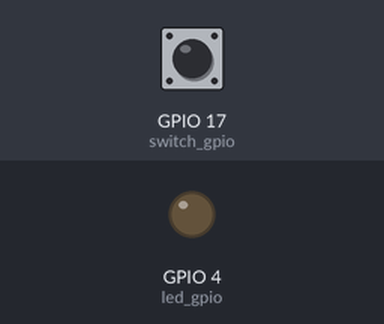
A program run on a simulated Raspberry Pi (BCM pin numbers). On the bench: output pins drawn as LEDs (lit = HIGH). The inputs (shaded band) are chosen by the test bench; at power-on: GPIO 17 (switch_gpio) HIGH.

Above: at 1.2 s.
1.3 s: GPIO 17 (switch_gpio) pulled LOW for 0.15 s
At 2.1 s:
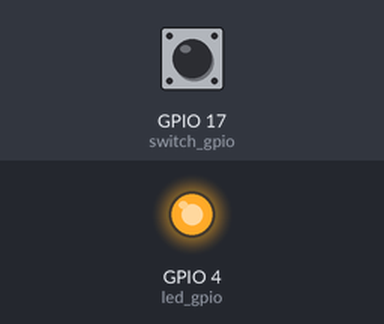
2.9 s: GPIO 17 (switch_gpio) pulled LOW for 1 s
At 3.3 s:
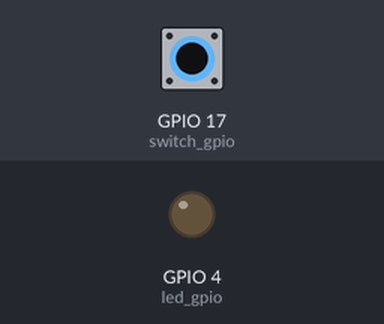
5.4 s: GPIO 17 (switch_gpio) pulled LOW for 3.2 s
At 6.4 s:
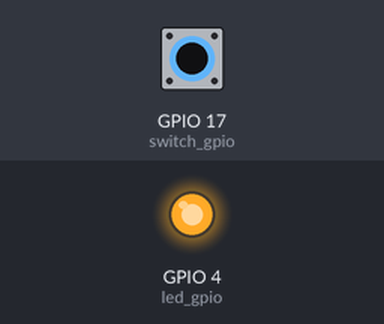
Timing chart, 0 to 8.4 s (numbered marks = the images above; inputs shaded):
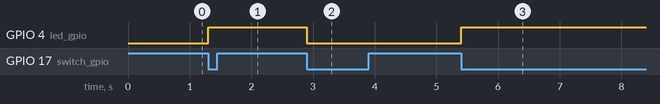

The program:

interrupt_input.py
```python
#!/usr/bin/env python

import RPi.GPIO as GPIO
from time import sleep

# Use GPIO numbering
GPIO.setmode(GPIO.BCM)

# GPIO with LED attached
led_gpio = 4
# GPIO with switch attached
switch_gpio = 17

# Set the LED GPIO up as an output
GPIO.setup(led_gpio, GPIO.OUT)
# Set the switch GPIO up as an input will pullup resistor
GPIO.setup(switch_gpio, GPIO.IN, pull_up_down=GPIO.PUD_UP)


def toggle_led(_):
    GPIO.output(led_gpio, not GPIO.input(led_gpio))


# Handle a switch press
GPIO.add_event_detect(switch_gpio, GPIO.FALLING, callback=toggle_led, bouncetime=500)

try:
    while(True):
        # Nothing to do in the main thread
        sleep(1.0)

# Exit when Ctrl-C is pressed
except KeyboardInterrupt:
    # Reset GPIO configuration
    GPIO.cleanup()
```

Measured:
- after the input at 1.3 s, GPIO 4 (led_gpio): LOW → HIGH at once
- after the input at 2.9 s, GPIO 4 (led_gpio): HIGH → LOW at once
- after the input at 5.4 s, GPIO 4 (led_gpio): LOW → HIGH at once
